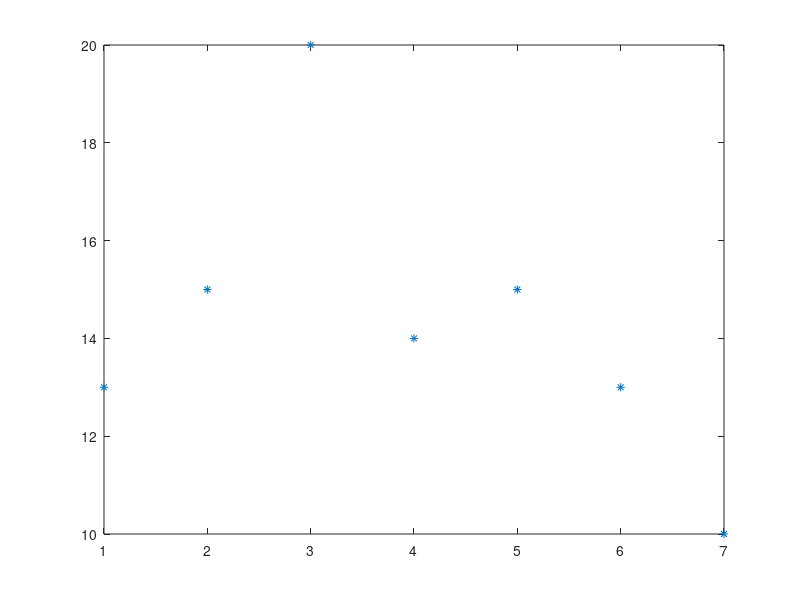

Write MATLAB code to recreate this figure. (Note: this script raises an error after producing the figure.)
function rez = problem1() 
    %time interval [1 : 00; 7 : 00]:
    time = 1:7;
    %temperatures
    temperature = [13 15 20 14 15 13 10];
    clf;
    plot(time,temperature,'*');
    hold on;
    
    [coef_a, coef_b] = find_coefs(time,temperature);
%     coef_a = coefficients(1);
%     coef_b = coefficients(2);
    plot(time, coef_a * time + coef_b,'r');

    %rez = polyval([coef_a, coef_b],8);
    rez = polyval([coef_a, coef_b],4);
end
